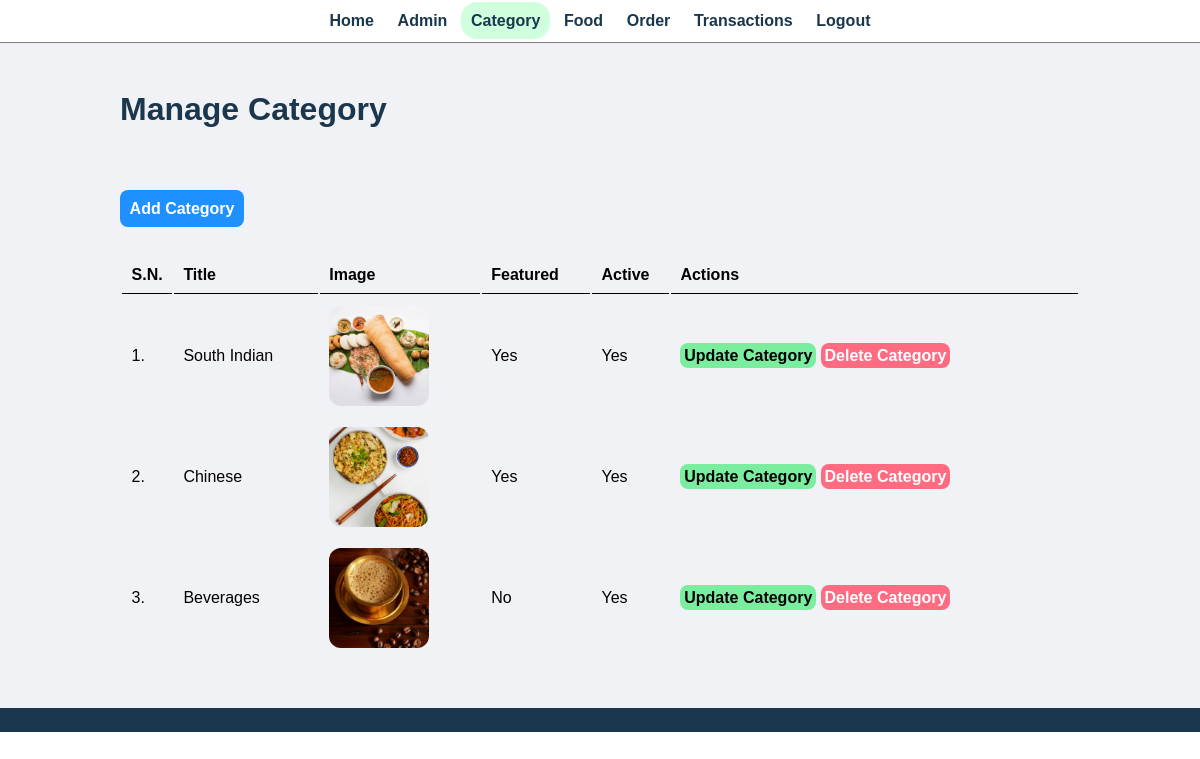
The page /admin/manage-category.php (signed in) on the database its author committed.
### tables this page shows
CREATE TABLE `tbl_category` (
  `id` int(10) UNSIGNED NOT NULL,
  `title` varchar(100) NOT NULL,
  `image_name` varchar(255) NOT NULL,
  `featured` varchar(10) NOT NULL,
  `active` varchar(10) NOT NULL
);

### admin/manage-category.php (the view, shortened to what this page needs)
<?php include('partials/menu.php'); ?>
<div class="main-content">
    <div class="wrapper">
        <h1 class="dash">Manage Category</h1>
        <br /><br />
        <br><br>
                <a href="<?php echo SITEURL; ?>admin/add-category.php" class="btn-primary">Add Category</a>
                <br /><br /><br />
                <table class="tbl-full">
                    <tr>
                        <th>S.N.</th>
                        <th>Title</th>
                        <th>Image</th>
                        <th>Featured</th>
                        <th>Active</th>
                        <th>Actions</th>
                    </tr>
                    <?php
                        $sql = "SELECT * FROM tbl_category";
                        $res = mysqli_query($conn, $sql);
                        $count = mysqli_num_rows($res);
                        $sn=1;
                        if($count>0)
                        {
                            while($row=mysqli_fetch_assoc($res))
                            {
                                $id = $row['id'];
                                $title = $row['title'];
                                $image_name = $row['image_name'];
                                $featured = $row['featured'];
                                $active = $row['active'];
                                ?>
                                    <tr>
                                        <td><?php echo $sn++; ?>. </td>
                                        <td><?php echo $title; ?></td>
                                        <td>
                                            <?php
                                                if($image_name!="")
                                                {
                                                    ?>
                                                    <img class="image" src="<?php echo SITEURL; ?>images/category/<?php echo $image_name; ?>" width="100px" >
                                                    <?php
                                                }
                                                else
                                                {
                                                    echo "<div class='error'>Image not Added.</div>";
                                                }
                                            ?>
                                        </td>
                                        <td><?php echo $featured; ?></td>
                                        <td><?php echo $active; ?></td>
                                        <td>
                                            <a href="<?php echo SITEURL; ?>admin/update-category.php?id=<?php echo $id; ?>" class="btn-secondary">Update Category</a>
                                            <a href="<?php echo SITEURL; ?>admin/delete-category.php?id=<?php echo $id; ?>&image_name=<?php echo $image_name; ?>" class="btn-danger">Delete Category</a>
                                        </td>
                                    </tr>
                                <?php
                            }
                        }
                        else
                        {
                            ?>
                            <tr>
                                <td colspan="6"><div class="error">No Category Added.</div></td>
                            </tr>
                            <?php
                        }
                    ?>
                </table>
    </div>
</div>
<?php include('partials/footer.php'); ?>

### css/admin.css (style rules this page uses)
* { margin: 0; padding: 0; font-family: Arial, Helvetica, sans-serif; }
.wrapper { padding: 1%; width: 80%; margin: 0 auto; }
.tbl-full { width: 100%; }
table tr th { border-bottom: 1px solid black; padding: 1%; text-align: left; }
table tr td { padding: 1%; }
.btn-primary { background-color: #1e90ff; padding: 1%; color: white; text-decoration: none; font-weight: bold; border-radius: 8px; }
.btn-secondary { background-color: #7bed9f; padding: 1%; color: black; text-decoration: none; font-weight: bold; border-radius: 8px; }
.btn-danger { background-color: #ff6b81; padding: 1%; color: white; text-decoration: none; font-weight: bold; border-radius: 8px; }
.main-content { background-color: #f1f2f6; padding: 3% 0; }
.dash { color: #1A374D; }
.image { border-radius: 12px; }

### rows shown on the page
tbl_category: title "South Indian", image_name (picture), featured "Yes", active "Yes"
tbl_category: title "Chinese", image_name (picture), featured "Yes", active "Yes"
tbl_category: title "Beverages", image_name (picture), featured "No", active "Yes"
